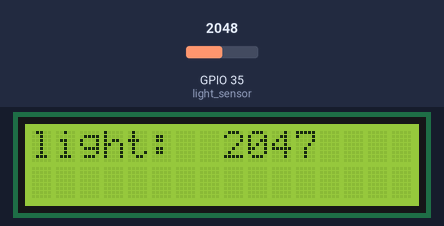
Bench run of a program on a simulated ESP32 board running MicroPython. Parts: 16×2 character LCD. The inputs (shaded band) are chosen by the test bench; at power-on: GPIO 35 (light_sensor) = 2048 (analog values on the 0–4095 scale). What the program prints to the serial console is not drawn.

Above: at 1.2 s.
1.3 s: GPIO 35 (light_sensor) set to 2866
At 2.9 s:
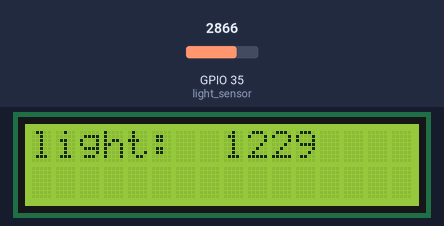
3.2 s: GPIO 35 (light_sensor) set to 3603
At 3.7 s:
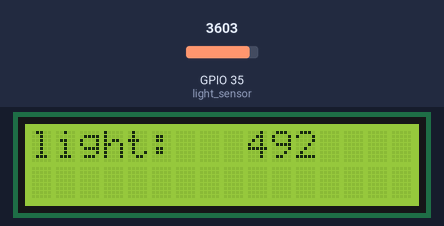
4.8 s: GPIO 35 (light_sensor) set to 4095
At 5.5 s:
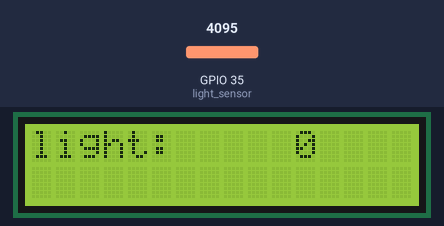
Timing chart, 0 to 7.8 s (numbered marks = the images above; inputs shaded):
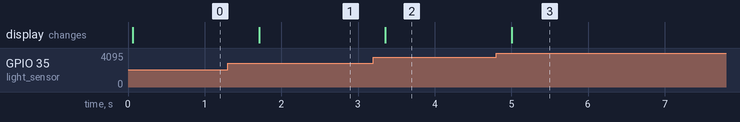

The program:

part4a.py
```python
#### Rebecca Martens & Kavin Bhuvan
# connecting esp and reg python
from machine import Pin, ADC, I2C
import i2c_lcd
import time

#4. Write a program that runs on your ESP32 and continuously streams light sensor data
# to the serial port, i.e. using the print() command in microPython. Now write another
# program in (regular) Python that runs on your computer that continuously reads those
# sensor values. If the readings are below a threshold value, your computer's code should
# do nothing. If they are above a certain value, it should print an alert.

## display
display = I2C(0, scl=Pin(22), sda=Pin(23))
devices = display.scan()
print(devices)
lcd = i2c_lcd.I2cLcd(display, 0x27, 2, 16)

## light sensor
light_sensor = ADC(Pin(35)) # wire connected to AO
light_sensor.ATTN_11DB

while True:
    light_reading = (4095 - light_sensor.read())
    print(light_reading)
    lcd.move_to(0, 0)
    lcd.putstr(f'light: {light_reading:5.0f}')
    time.sleep(0.4)
```

Measured:
- after the input at 1.3 s, the display: changes after 0.41 s (image 1)
- after the input at 3.2 s, the display: changes after 0.16 s (image 2)
- after the input at 4.8 s, the display: changes after 0.21 s (image 3)
